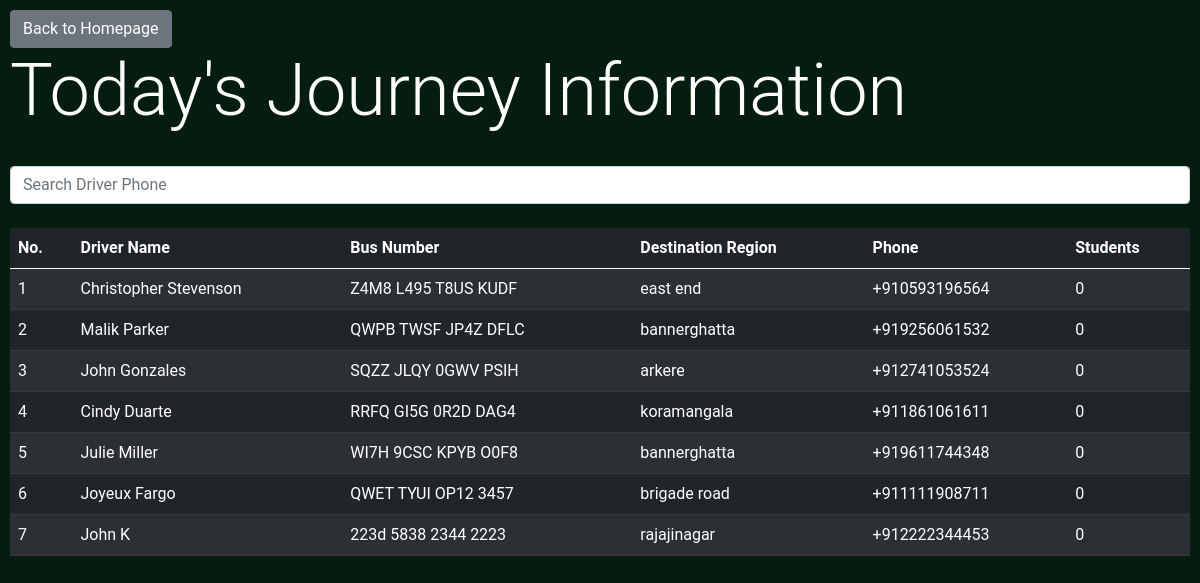
/admin/get_journey_info (signed in), run on an earlier commit of the app's database.
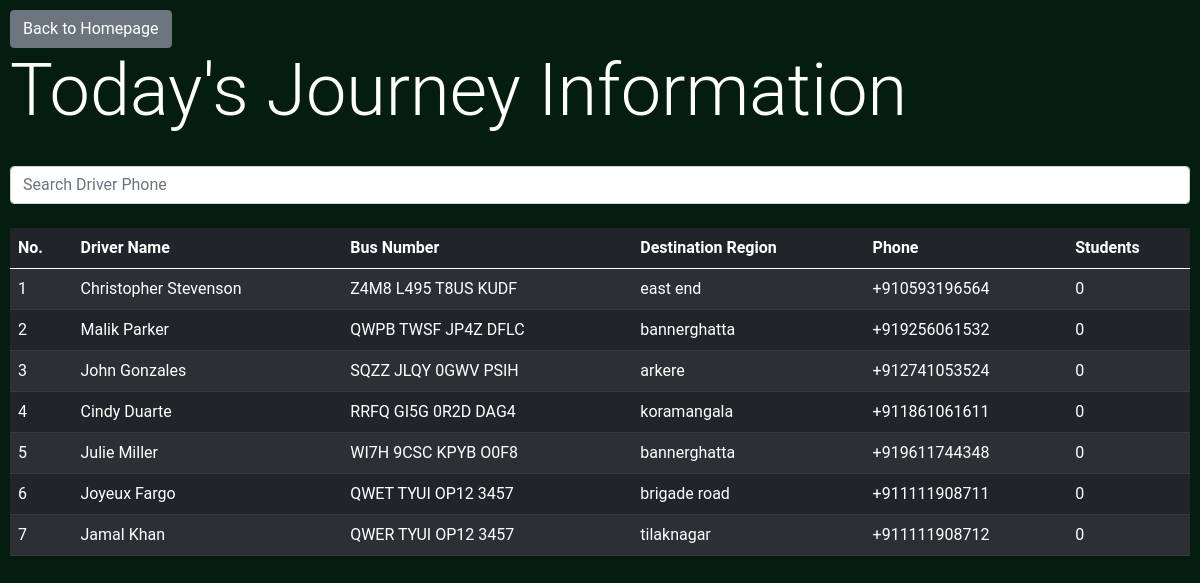
And on a later commit of the database.
### BusManager/models.py (models this page shows, shortened)
class DriverModel(db.Model):
	id = db.Column(db.Integer, primary_key=True)
	name = db.Column(db.String)
	phone = db.Column(db.String)
	bus_number = db.Column(db.String)
	location = db.relationship('LocationModel', secondary=driver_location_association, backref=db.backref('drivers', lazy='dynamic'))
	license_number  = db.Column(db.String)
	experience = db.Column(db.Integer) #Accept in terms of years
	average_rating = db.Column(db.Float) #1-5 Stars (decimal -> resolve in frontend)
	total_ratings = db.Column(db.Integer)
	rating_count = db.Column(db.Integer)
	profile_image = db.Column(db.String) #RawBytes or Hosted Location???
	is_verified = db.Column(db.Boolean)
	phone_verified = db.Column(db.Boolean)
	journeys = db.relationship('JourneyModel', backref='driver')

class LocationModel(db.Model):
	id = db.Column(db.Integer, primary_key=True)
	location_name = db.Column(db.String)

### BusManager/admin/routes.py (the view)
@admin.route('/get_journey_info')
@login_required
def get_journey_info():
	data = []
	drivers = DriverModel.query.all()
	for driver in drivers:
		jn = 0
		for journey in driver.journeys:
			if(journey.timestamp.day == datetime.datetime.utcnow().day):
				jn += 1
		data.append({'driver': driver, 'students': jn})
	return render_template('journey_info.html', title='Journey Information', data=data)

### BusManager/models.py (called while the page is built)
@login_manager.user_loader
def load_user(user_id):
    return AdminUser.query.get(int(user_id))

### BusManager/templates/journey_info.html (shortened to what this page needs)
{% extends 'bs_layout.html' %}
{% block content %}
<a class="btn btn-secondary" href="{{url_for('admin.admin_home')}}">Back to Homepage</a>
<h1 class='display-2'>Today's Journey Information</h1>
<br>
<input type="text" id="searchbar" class="form-control" placeholder="Search Driver Phone" onkeyup="tableFilterer(4)"><br>
<table class="table table-striped table-dark" id="tbl">
  <thead>
    <tr>
    <th scope="col">No.</th>
      <th scope="col">Driver Name</th>
	  <th scope="col">Bus Number</th>
     <th scope="col">Destination Region</th>
      <th scope="col">Phone</th>
	  <th scope="col">Students</th>
    </tr>
  </thead>
  <tbody id='tbdy'>
    {% for e in data %}
      <tr onclick="getDetails({{e['driver'].id}})">
        <td>{{loop.index}}</td>
        <td>{{e['driver'].name}}</td>
        <td>{{e['driver'].bus_number}}</td>
        <td>{{e['driver'].location[0].location_name}}</td>
        <td class='phn'>{{e['driver'].phone}}</td>
        <td>{{e['students']}}</td>
      </tr>
    {% endfor %}
  </tbody>
</table>
{% endblock content %}

What changed in the data, as far as the page shows it:
no longer on this page (row unchanged): LocationModel: driver "rajajinagar"
added LocationModel: driver "tilaknagar"
Also different on the page:
new list line: "7 0"
new list line: "Jamal Khan QWER TYUI OP12 3457 +911111908712"
list line gone: "7 0"
list line gone: "John K 223d 5838 2344 2223 +912222344453"
